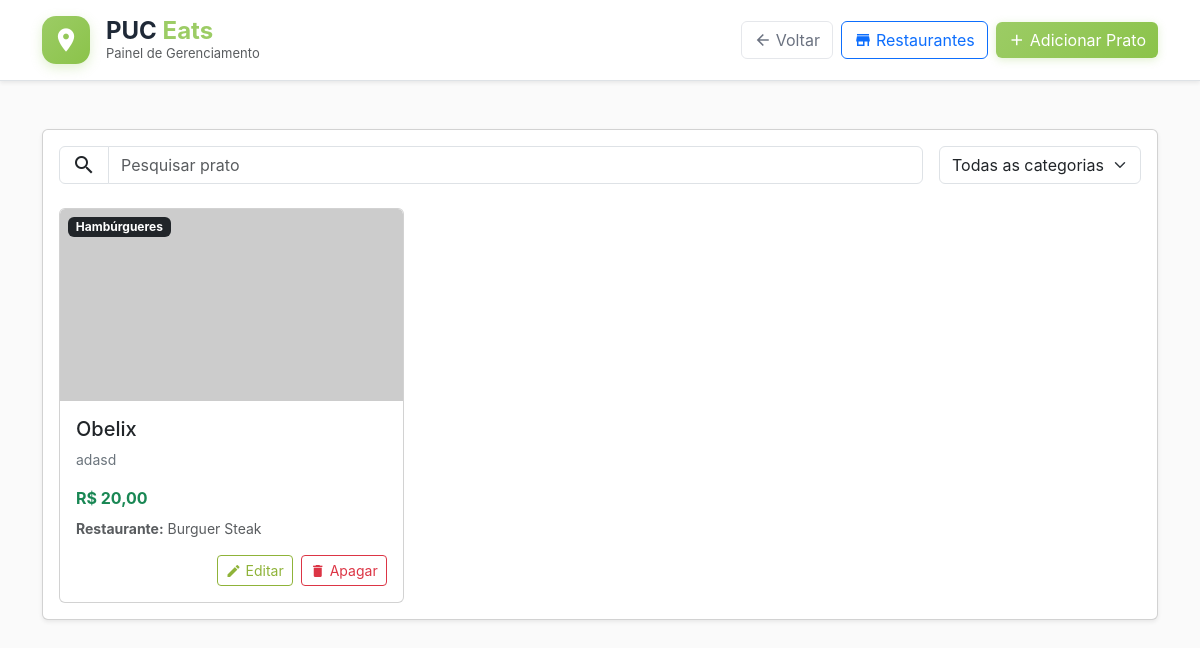
/puceats/crud/, run on an earlier commit of the app's database.
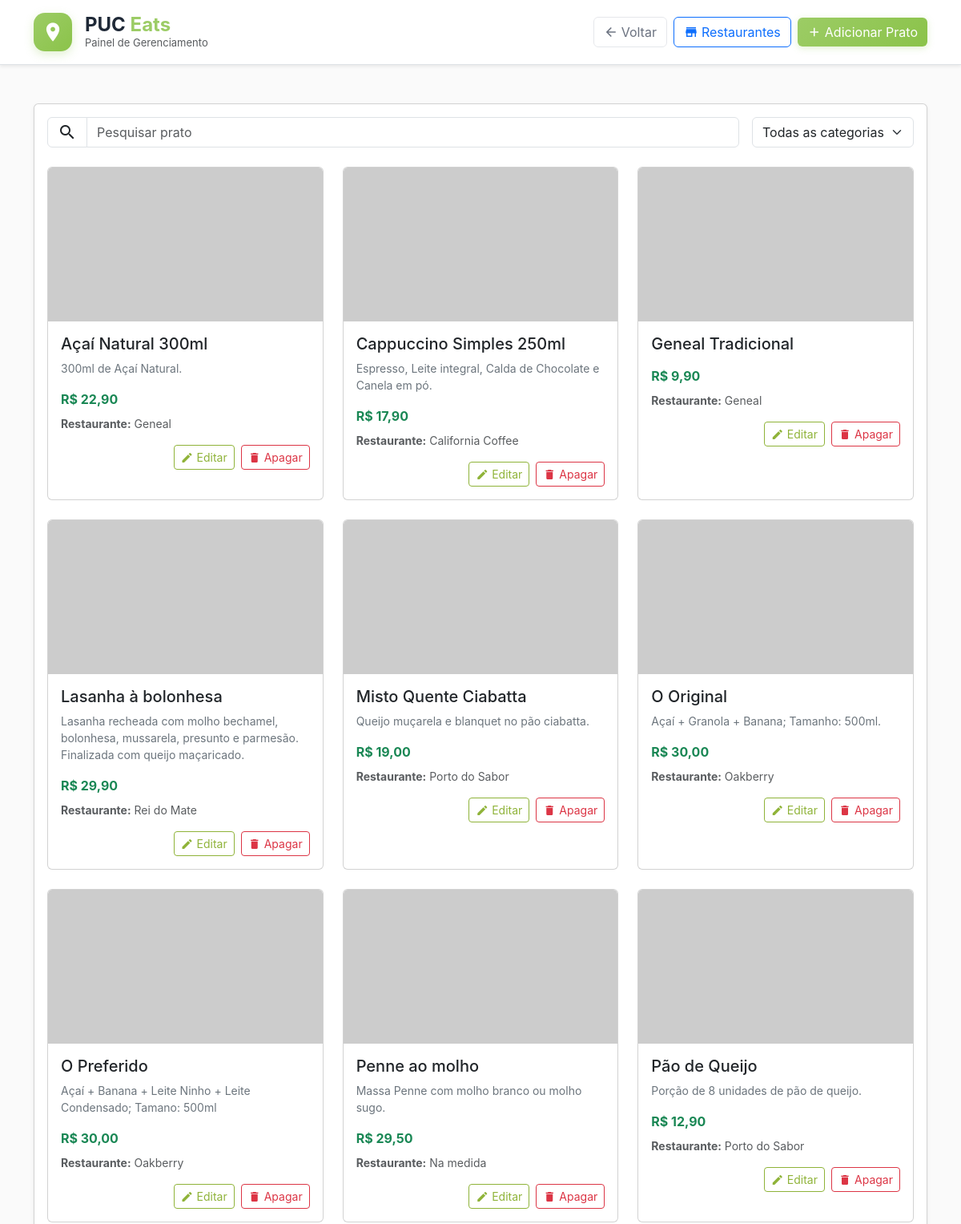
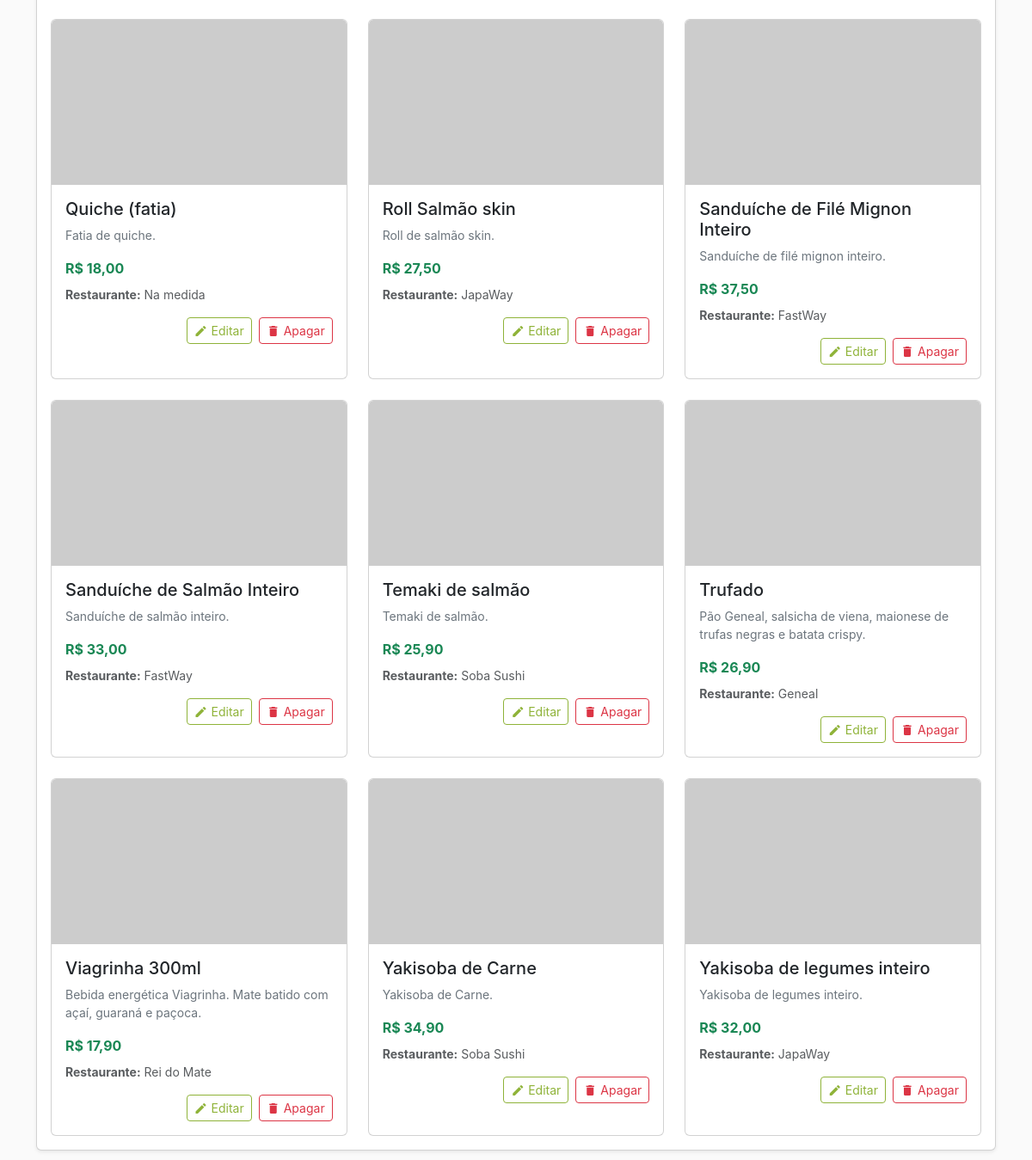
And on a later commit of the database (2 pictures, top to bottom).
### puceats/models.py (models this page shows, shortened)
class Dish(models.Model):
    restaurant = models.ForeignKey(Restaurant, on_delete=models.CASCADE, related_name="dishes", verbose_name="Restaurante")
    category = models.ForeignKey(Category, on_delete=models.SET_NULL, null=True, blank=True, verbose_name="Categoria")
    name = models.CharField(max_length=120, verbose_name="Nome")
    slug = models.SlugField(blank=True)
    description = models.TextField(blank=True, verbose_name="Descrição")
    price = models.DecimalField(max_digits=8, decimal_places=2, verbose_name="Preço")
    is_vegan = models.BooleanField(default=False, verbose_name="Vegano")
    is_vegetarian = models.BooleanField(default=False, verbose_name="Vegetariano")
    is_gluten_free = models.BooleanField(default=False, verbose_name="Sem Glúten")
    available = models.BooleanField(default=True, verbose_name="Disponível")
    image = models.ImageField(upload_to="pratos/", blank=True, null=True, verbose_name="Imagem")
    created_at = models.DateTimeField(auto_now_add=True, verbose_name="Criado em")
    class Meta:
        ordering = ["name"]
        verbose_name = "Prato"
        verbose_name_plural = "Pratos"

class Category(models.Model):
    name = models.CharField(max_length=60, unique=True, verbose_name="Nome")
    icon = models.CharField(max_length=80, blank=True, verbose_name="Ícone", help_text="Nome do ícone da sua UI (opcional)")
    class Meta:
        ordering = ["name"]
        verbose_name = "Categoria"
        verbose_name_plural = "Categorias"

class Restaurant(models.Model):
    CUISINE_TYPES = [
        ("brasileira", "Brasileira"),
        ("japonesa", "Japonesa"),
        ("italiana", "Italiana"),
        ("árabe", "Árabe"),
        ("vegana", "Vegana"),
        ("cafeteria", "Cafeteria"),
        ("lanches", "Lanches"),
        ("internacional", "Internacional"),
        ("outros", "Outros"),
    ]
    name = models.CharField(max_length=120, unique=True, verbose_name="Nome")
    slug = models.SlugField(unique=True, blank=True)
    logo = models.ImageField(upload_to="restaurantes/logos/", blank=True, null=True, verbose_name="Logo")
    description = models.TextField(blank=True, verbose_name="Descrição", help_text="Descrição curta do restaurante")
    cuisine_type = models.CharField(max_length=30, choices=CUISINE_TYPES, default="outros", verbose_name="Tipo de Cozinha")
    latitude = models.FloatField(blank=True, null=True, verbose_name="Latitude")
    longitude = models.FloatField(blank=True, null=True, verbose_name="Longitude")
    building = models.CharField(max_length=80, blank=True, verbose_name="Prédio", help_text="Ex: Frings, Pilotis, etc.")
    opening_hours = models.CharField(
        max_length=120,
        blank=True,
        verbose_name="Horário de Funcionamento",
        help_text="Ex: Seg–Sex 8h–22h"
    )
    phone = models.CharField(max_length=20, blank=True, verbose_name="Telefone")
    instagram = models.URLField(blank=True, verbose_name="Instagram")
    website = models.URLField(blank=True, verbose_name="Site")
    price_level = models.PositiveSmallIntegerField(
        default=1,
        verbose_name="Nível de Preço",
        help_text="1–5 (quanto mais alto, mais caro)"
    )
    created_at = models.DateTimeField(auto_now_add=True, verbose_name="Criado em")
    class Meta:
        ordering = ["name"]
        verbose_name = "Restaurante"
        verbose_name_plural = "Restaurantes"

### puceats/views.py (the view)
# urls.py: path('crud/', views.crud, name='crud'),
def crud(request):
    dishes = Dish.objects.all().select_related('restaurant', 'category')
    categories = Category.objects.all()
    restaurants = Restaurant.objects.all()
    return render(request, 'crud.html', {
        'dishes': dishes,
        'categories': categories,
        'restaurants': restaurants
    })

### puceats/templates/crud.html (shortened to what this page needs)
{% load static %}
<!DOCTYPE html>
<html lang="pt-BR">
    <head>
        <link
            href="https://cdn.jsdelivr.net/npm/bootstrap@5.3.3/dist/css/bootstrap.min.css"
            rel="stylesheet"
        />
        <link rel="stylesheet" href="{% static 'css/crud.css' %}">
    </head>
    <body class="bg-light">
        <header class="modern-header sticky-top bg-white border-bottom shadow-sm">
            <div class="container">
                <div class="d-flex align-items-center justify-content-between py-3">
                    <div class="d-flex align-items-center gap-3">
                        <div class="logo-icon-wrapper">
                            <span class="material-icons">place</span>
                        </div>
                        <div>
                            <h1 class="logo-title mb-0">
                                PUC <span class="text-success">Eats</span>
                            </h1>
                            <p class="logo-subtitle mb-0 small text-muted">Painel de Gerenciamento</p>
                        </div>
                    </div>
                    <div class="d-flex align-items-center gap-2">
                        <a href="{% url 'puceats:index' %}" class="btn btn-outline-secondary d-inline-flex align-items-center">
                            <span class="material-icons me-1" style="font-size: 18px;">arrow_back</span>
                            <span class="d-none d-md-inline">Voltar</span>
                        </a>
                        <a href="{% url 'puceats:crud-restaurantes' %}" class="btn btn-outline-primary d-inline-flex align-items-center">
                            <span class="material-icons me-1" style="font-size: 18px;">store</span>
                            <span class="d-none d-md-inline">Restaurantes</span>
                        </a>
                        <a id="abrirModalAdicionar" class="btn btn-success d-inline-flex align-items-center" href="#adicionarModal">
                            <span class="material-icons me-1" style="font-size: 18px;">add</span>
                            <span>Adicionar Prato</span>
                        </a>
                    </div>
                </div>
            </div>
        </header>
        <div class="container py-4 py-md-5">
            <div class="card shadow-sm">
                <div class="card-body">
                    <div class="row g-3 mb-4">
                        <div class="col-12 col-md">
                            <div class="input-group">
                                <span class="input-group-text bg-white"><span class="material-icons">search</span></span>
                                <input type="text" class="form-control" id="searchInput" placeholder="Pesquisar prato" />
                            </div>
                        </div>
                        <div class="col-12 col-md-auto">
                            <select class="form-select" id="categoryFilter">
                                <option value="">Todas as categorias</option>
                            </select>
                        </div>
                    </div>
                    <div class="row row-cols-1 row-cols-sm-2 row-cols-lg-3 g-4" id="dishesContainer">
                        {% for dish in dishes %}
                        <div class="col dish-item" data-dish-id="{{ dish.id }}" data-category-id="{{ dish.category.id|default:'' }}" data-search="{{ dish.name|lower }} {{ dish.description|lower }}">
                            <div class="card h-100 hoverTransform overflow-hidden position-relative">
                                {% if dish.image %}
                                <img class="card-img-top" alt="{{ dish.name }}" src="{{ dish.image.url }}" />
                                {% else %}
                                <img class="card-img-top" alt="{{ dish.name }}" src="https://via.placeholder.com/400x300?text={{ dish.name|urlencode }}" />
                                {% endif %}
                                {% if dish.category %}
                                <span class="badge text-bg-dark badgeOverlay">{{ dish.category.name }}</span>
                                {% endif %}
                                <div class="card-body">
                                    <h3 class="h5 card-title">{{ dish.name }}</h3>
                                    <p class="card-text text-secondary small">{{ dish.description|truncatewords:20 }}</p>
                                    <p class="text-success fw-bold mb-2">R$ {{ dish.price }}</p>
                                    <p class="text-muted small mb-3"><strong>Restaurante:</strong> {{ dish.restaurant.name }}</p>
                                    <div class="d-flex justify-content-end gap-2">
                                        <button class="btn btn-sm btnEditar d-inline-flex align-items-center" onclick="editDish({{ dish.id }})"><span class="material-icons me-1" style="font-size: 1rem;">edit</span>Editar</button>
                                        <button class="btn btn-sm btn-outline-danger d-inline-flex align-items-center" onclick="deleteDish({{ dish.id }}, '{{ dish.name|escapejs }}')"><span class="material-icons me-1" style="font-size: 1rem;">delete</span>Apagar</button>
                                    </div>
                                </div>
                            </div>
                        </div>
                        {% endfor %}
                    </div>
                </div>
            </div>
        </div>
    </body>
</html>

### puceats/static/css/crud.css (style rules this page uses)
body { font-family: -apple-system, BlinkMacSystemFont, 'Segoe UI', 'Roboto', 'Oxygen', 'Ubuntu', sans-serif; background-color: #fafafa; }
body.bg-light { background-color: #fafafa !important; }
.modern-header { backdrop-filter: blur(10px); background-color: rgba(255, 255, 255, 0.95) !important; }
.logo-icon-wrapper { display: flex; align-items: center; justify-content: center; width: 48px; height: 48px; background: linear-gradient(135deg, #9CCC65 0%, #8BC34A 100%); border-radius: 14px; box-shadow: 0 4px 12px rgba(156, 204, 101, 0.3); }
.logo-icon-wrapper .material-icons { color: white; font-size: 28px; }
.logo-title { font-size: 24px; font-weight: 700; color: #1f2937; }
.logo-title .text-success { color: #9CCC65 !important; }
.logo-subtitle { font-size: 13px; color: #6b7280; margin-top: -2px; }
.btn-success { background: linear-gradient(135deg, #9CCC65 0%, #8BC34A 100%) !important; border: none !important; box-shadow: 0 2px 8px rgba(156, 204, 101, 0.3); transition: all 0.2s; }
.btn-outline-secondary { border-color: #e5e7eb !important; color: #6b7280 !important; }
.card-img-top { height: 12rem; object-fit: cover; }
.hoverTransform { transition: transform .2s ease; }
.btnEditar { color: #8FB339; border-color: #8FB339; background-color: transparent; }

What changed in the data, as far as the page shows it:
removed Dish: category.name "Hambúrgueres", name "Obelix", description "adasd", price "20,00", restaurant.name "Burguer Steak"
added Dish: name "Açaí Natural 300ml", description "300ml de Açaí Natural.", price "22,90", restaurant.name "Geneal"
added Dish: name "Cappuccino Simples 250ml", description "Espresso, Leite integral, Calda de Chocolate e Canela em pó.", price "17,90", restaurant.name "California Coffee"
added Dish: name "Geneal Tradicional", price "9,90", restaurant.name "Geneal"
added Dish: name "Lasanha à bolonhesa", description "Lasanha recheada com molho bechamel, bolonhesa, mussarela, presunto e parmesão. Finalizada com queijo maçaricado.", price "29,90", restaurant.name "Rei do Mate"
added Dish: name "Misto Quente Ciabatta", description "Queijo muçarela e blanquet no pão ciabatta.", price "19,00", restaurant.name "Porto do Sabor"
added Dish: name "O Original", description "Açaí + Granola + Banana; Tamanho: 500ml.", price "30,00", restaurant.name "Oakberry"
added Dish: name "O Preferido", description "Açaí + Banana + Leite Ninho + Leite Condensado; Tamano: 500ml", price "30,00", restaurant.name "Oakberry"
added Dish: name "Penne ao molho", description "Massa Penne com molho branco ou molho sugo.", price "29,50", restaurant.name "Na medida"
added Dish: name "Pão de Queijo", description "Porção de 8 unidades de pão de queijo.", price "12,90", restaurant.name "Porto do Sabor"
added Dish: name "Quiche (fatia)", description "Fatia de quiche.", price "18,00", restaurant.name "Na medida"
added Dish: name "Roll Salmão skin", description "Roll de salmão skin.", price "27,50", restaurant.name "JapaWay"
added Dish: name "Sanduíche de Filé Mignon Inteiro", description "Sanduíche de filé mignon inteiro.", price "37,50", restaurant.name "FastWay"
added Dish: name "Sanduíche de Salmão Inteiro", description "Sanduíche de salmão inteiro.", price "33,00", restaurant.name "FastWay"
added Dish: name "Temaki de salmão", description "Temaki de salmão.", price "25,90", restaurant.name "Soba Sushi"
added Dish: name "Trufado", description "Pão Geneal, salsicha de viena, maionese de trufas negras e batata crispy.", price "26,90", restaurant.name "Geneal"
added Dish: name "Viagrinha 300ml", description "Bebida energética Viagrinha. Mate batido com açaí, guaraná e paçoca.", price "17,90", restaurant.name "Rei do Mate"
added Dish: name "Yakisoba de Carne", description "Yakisoba de Carne.", price "34,90", restaurant.name "Soba Sushi"
added Dish: name "Yakisoba de legumes inteiro", description "Yakisoba de legumes inteiro.", price "32,00", restaurant.name "JapaWay"
